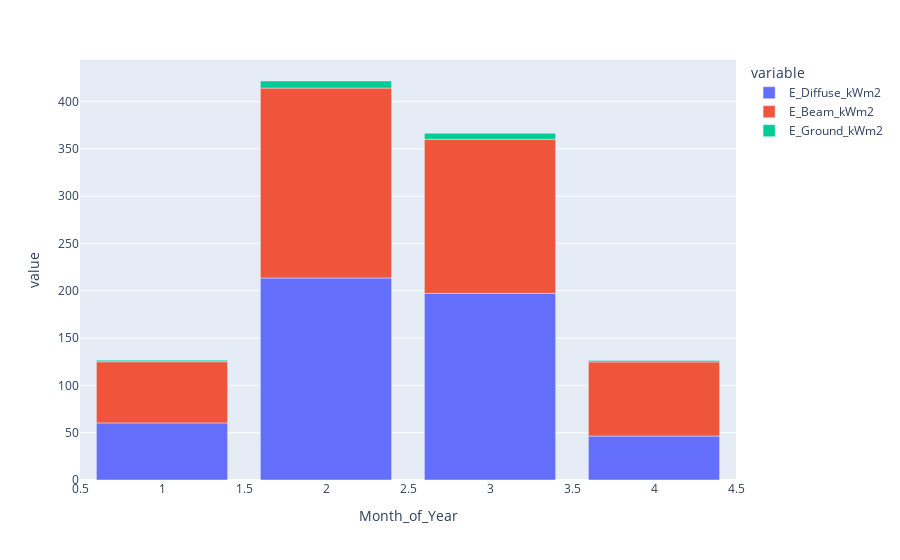

The cell this chart's notebook holds for it:
### Code cell
px.bar(site.rad_data.quarterly[["E_Diffuse_kWm2", "E_Beam_kWm2", "E_Ground_kWm2"]][:300])

### Figure 1 — Plotly figure (JSON) as saved in the notebook; plotly's stock layout.template omitted (floating-point values rounded to 4 significant figures)
{"data": [{"alignmentgroup": "True", "hovertemplate": "variable=E_Diffuse_kWm2<br>Month_of_Year=%{x}<br>value=%{y}<extra></extra>", "legendgroup": "E_Diffuse_kWm2", "marker": {"color": "#636efa", "pattern": {"shape": ""}}, "name": "E_Diffuse_kWm2", "offsetgroup": "E_Diffuse_kWm2", "orientation": "v", "showlegend": true, "textposition": "auto", "type": "bar", "x": [1, 2, 3, 4], "xaxis": "x", "y": [60.36, 213.5, 197.2, 46.44], "yaxis": "y"}, {"alignmentgroup": "True", "hovertemplate": "variable=E_Beam_kWm2<br>Month_of_Year=%{x}<br>value=%{y}<extra></extra>", "legendgroup": "E_Beam_kWm2", "marker": {"color": "#EF553B", "pattern": {"shape": ""}}, "name": "E_Beam_kWm2", "offsetgroup": "E_Beam_kWm2", "orientation": "v", "showlegend": true, "textposition": "auto", "type": "bar", "x": [1, 2, 3, 4], "xaxis": "x", "y": [64.6, 200.7, 162.8, 78.34], "yaxis": "y"}, {"alignmentgroup": "True", "hovertemplate": "variable=E_Ground_kWm2<br>Month_of_Year=%{x}<br>value=%{y}<extra></extra>", "legendgroup": "E_Ground_kWm2", "marker": {"color": "#00cc96", "pattern": {"shape": ""}}, "name": "E_Ground_kWm2", "offsetgroup": "E_Ground_kWm2", "orientation": "v", "showlegend": true, "textposition": "auto", "type": "bar", "x": [1, 2, 3, 4], "xaxis": "x", "y": [1.712, 7.473, 6.348, 1.533], "yaxis": "y"}], "layout": {"barmode": "relative", "legend": {"title": {"text": "variable"}, "tracegroupgap": 0}, "margin": {"t": 60}, "xaxis": {"anchor": "y", "domain": [0, 1], "title": {"text": "Month_of_Year"}}, "yaxis": {"anchor": "x", "domain": [0, 1], "title": {"text": "value"}}}}
